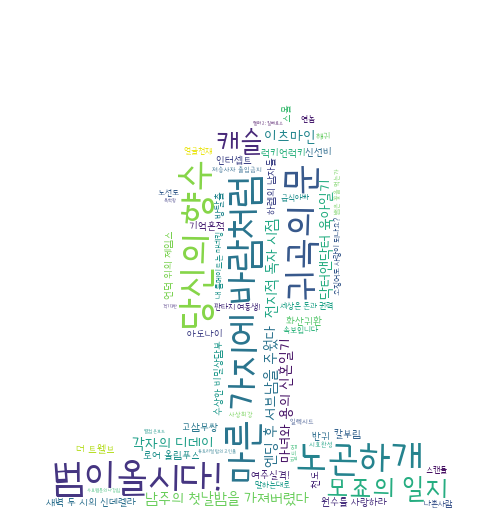

Reproduce this figure in Python.
# -*- coding:utf-8 -*-
from wordcloud import WordCloud
import matplotlib.pyplot as plt
from PIL import Image
import numpy as np
import json

with open('webtoons.json', encoding='UTF8') as file:
    webtoons = json.load(file)

res = dict()
for webtoon in webtoons['webtoons']:
    res[webtoon['title']] = int(float(webtoon['star']) * 100)

masking_img = np.array(Image.open('kakao.png'))
cloud = WordCloud(font_path='Goyang.ttf', max_font_size=40, mask=masking_img, background_color='white').fit_words(res)
cloud.to_file('cloud02.png')

plt.imshow(cloud, interpolation='bilinear')
plt.axis('off')
plt.show()
